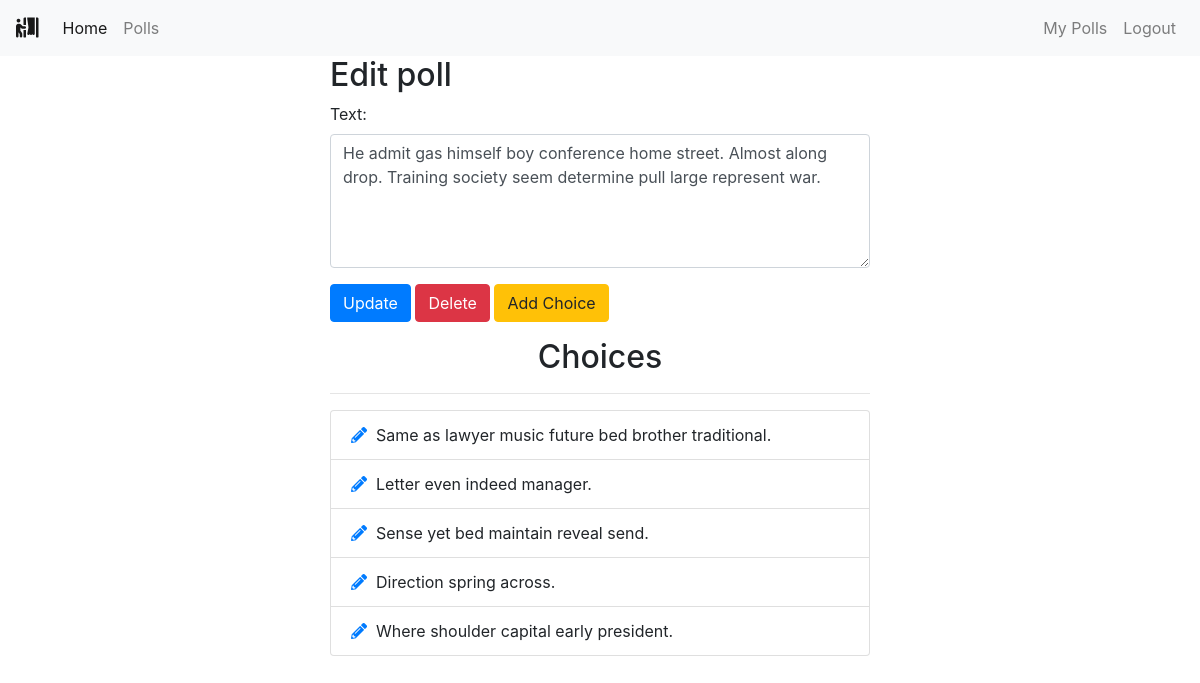
The app's page /polls/edit/4/ (signed in) with its own data.
### polls/models.py (models this page shows, shortened)
class Poll(models.Model):
    owner = models.ForeignKey(User, on_delete=models.CASCADE)
    text = models.TextField()
    pub_date = models.DateTimeField(default=timezone.now)
    active = models.BooleanField(default=True)

class Choice(models.Model):
    poll = models.ForeignKey(Poll, on_delete=models.CASCADE)
    choice_text = models.CharField(max_length=255)

### polls/views.py (the view)
# urls.py: path('edit/<int:poll_id>/', views.polls_edit, name='edit'),
@login_required
def polls_edit(request, poll_id):
    poll = get_object_or_404(Poll, pk=poll_id)
    if request.user != poll.owner:
        return redirect('home')
    if request.method == 'POST':
        form = EditPollForm(request.POST, instance=poll)
        if form.is_valid:
            form.save()
            messages.success(request, "Poll Updated successfully.",
                             extra_tags='alert alert-success alert-dismissible fade show')
            return redirect("polls:list")
    else:
        form = EditPollForm(instance=poll)
    return render(request, "polls/poll_edit.html", {'form': form, 'poll': poll})

### polls/forms.py
class EditPollForm(forms.ModelForm):
    class Meta:
        model = Poll
        fields = ['text', ]
        widgets = {
            'text': forms.Textarea(attrs={'class': 'form-control', 'rows': 5, 'cols': 20}),
        }

### polls/templates/polls/poll_edit.html (shortened to what this page needs)
{% extends 'base.html' %}
{% block content %}
<div class="container">
    <div class="row center">
        <div class="col-md-6 offset-md-3">
            <h2>Edit poll</h2>
            <form action="" method="POST">
                {% for field in form %}
                <div class="form-group">
                    {{ field.label_tag }}
                    {{ field }}
                </div>
                {% endfor %}
                <button type="submit" class="btn btn-primary">Update</button>
                <a class="btn btn-danger" href="{% url 'polls:delete_poll' poll.id %}" role="button" onclick="return confirm('Are you sure?')">Delete</a>
                <a class="btn btn-warning" href="{% url 'polls:add_choice' poll.id %}" role="button">Add Choice</a>
            </form>
            <div class="choices">
                <h2 class="text-center mt-3">Choices</h2>
                <hr>
                <ul class="list-group">
                    {% for choice in poll.choice_set.all %}
                    <li class="list-group-item"><a href="{% url 'polls:choice_edit' choice.id %}"><i class="fas fa-pencil-alt"></i></a>&nbsp
                        {{ choice.choice_text }}</li>
                    {% endfor %}
                </ul>
            </div>
        </div>
    </div>
</div>
{% endblock %}

### records on screen
Poll: form "He admit gas himself boy conference home street. Almost along drop. Training society seem determine pull large represent war."
Choice: choice_text "Same as lawyer music future bed brother traditional."
Choice: choice_text "Letter even indeed manager."
Choice: choice_text "Sense yet bed maintain reveal send."
Choice: choice_text "Direction spring across."
Choice: choice_text "Where shoulder capital early president."

### other values on screen
{{ field.label_tag }} "Text:"
